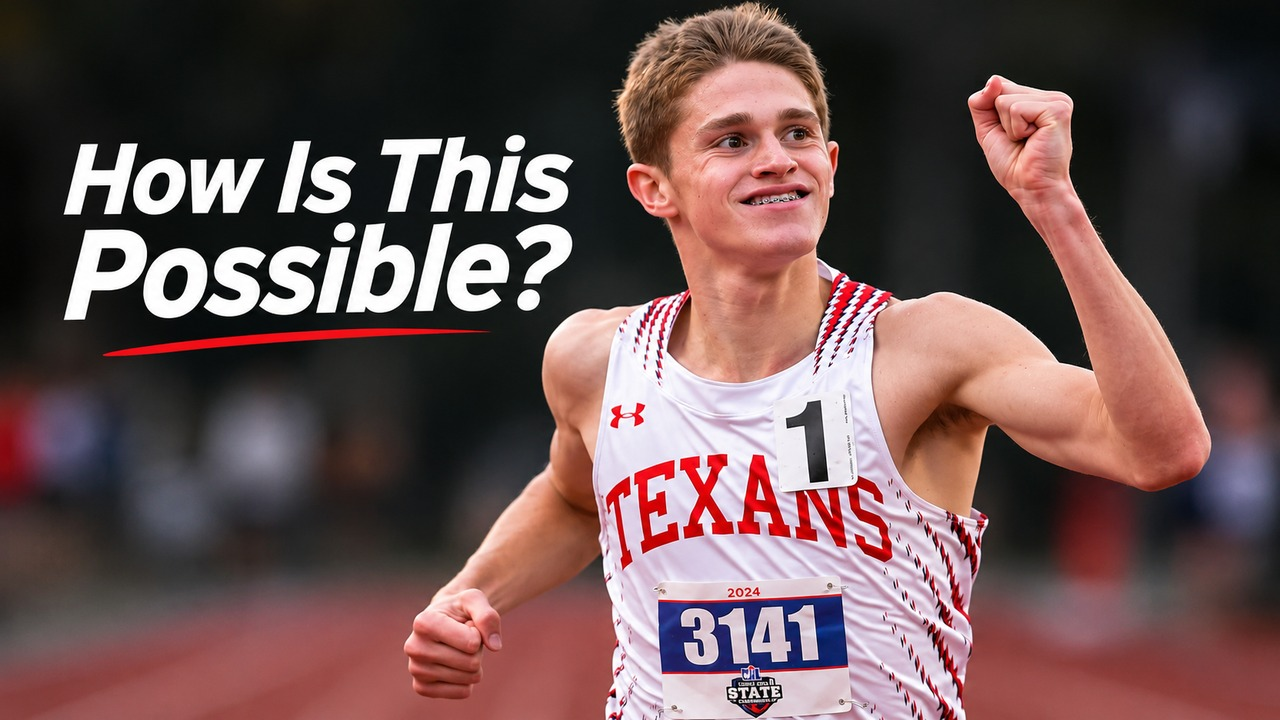
#> input picture projects/cooper-lutkenhaus/thumbnail_user_how_is_this_possible.jpg, 1280 x 720 px
$ python -i sf_gfx.py   (imports and definitions only)
#> lines starting #> are read from the running program, lines starting #| are printed output that depends on the picture
#> further down, picture is the input picture: PIL image 1280x720 RGB; mean R, G, B 105.8, 81.3, 80.9
"""JxmyHighroller-style graphics for the Shea Foster video: plain, clean, white.

Every function returns a full-frame 1920x1080 RGBA PIL image (cached by the caller).
- big(): a big white number/word with a small label, for use over darkened footage.
- doc(): a white "document" card with real quoted text and yellow highlights.
- lower(): a small plain lower third.
- comment(): a plain white comment bubble (no usernames).
- center(): centred white text.
- tag(): small corner label (e.g. ILLUSTRATION).
"""
from PIL import Image, ImageDraw, ImageFont, ImageFilter

W, H = 1920, 1080
FD = "/usr/share/fonts/opentype/inter/"


# [7 lines left out: function font, not called in this run]


def _shadow(img, r=16, a=170):
#> called with r = 16, a = 170
    al = img.split()[-1].filter(ImageFilter.GaussianBlur(r))
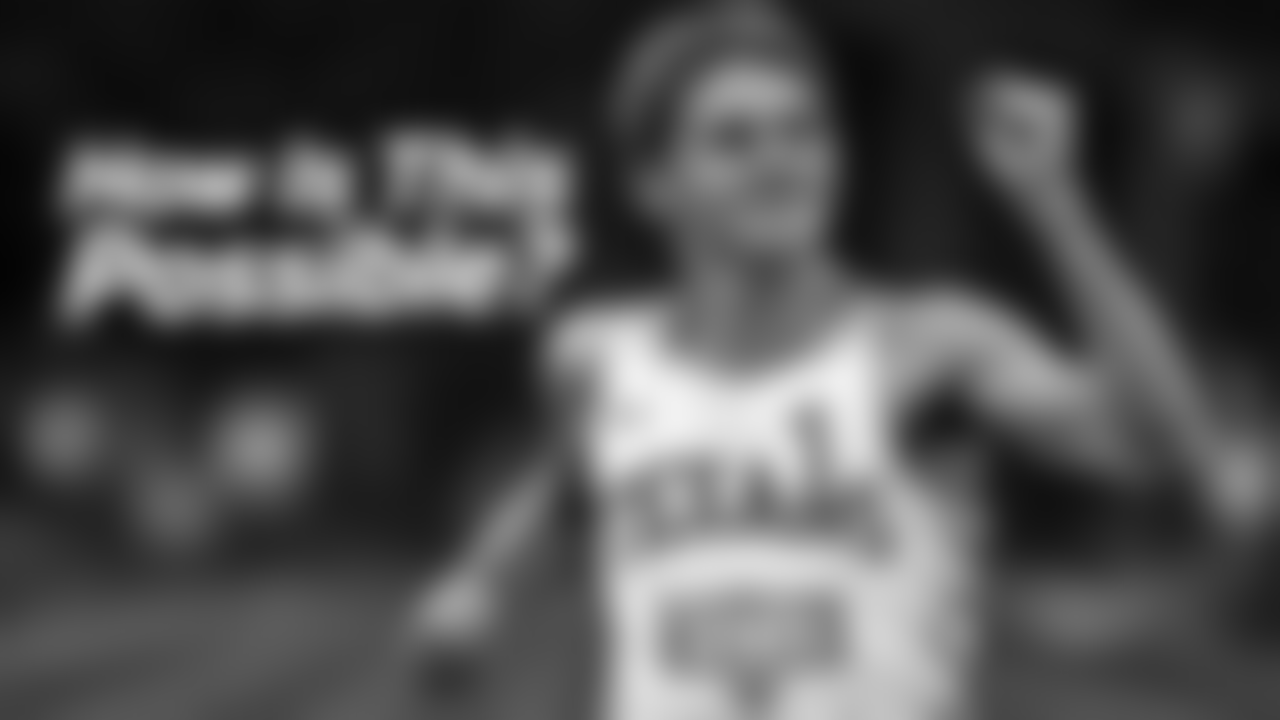
#> al: PIL image 1280x720 L; min 3, max 241, mean 80.8
    sh = Image.new("RGBA", img.size, (0, 0, 0, 0))
#> sh: PIL image 1280x720 RGBA; every value is 0
    sh.putalpha(al.point(lambda v: min(a, v)))
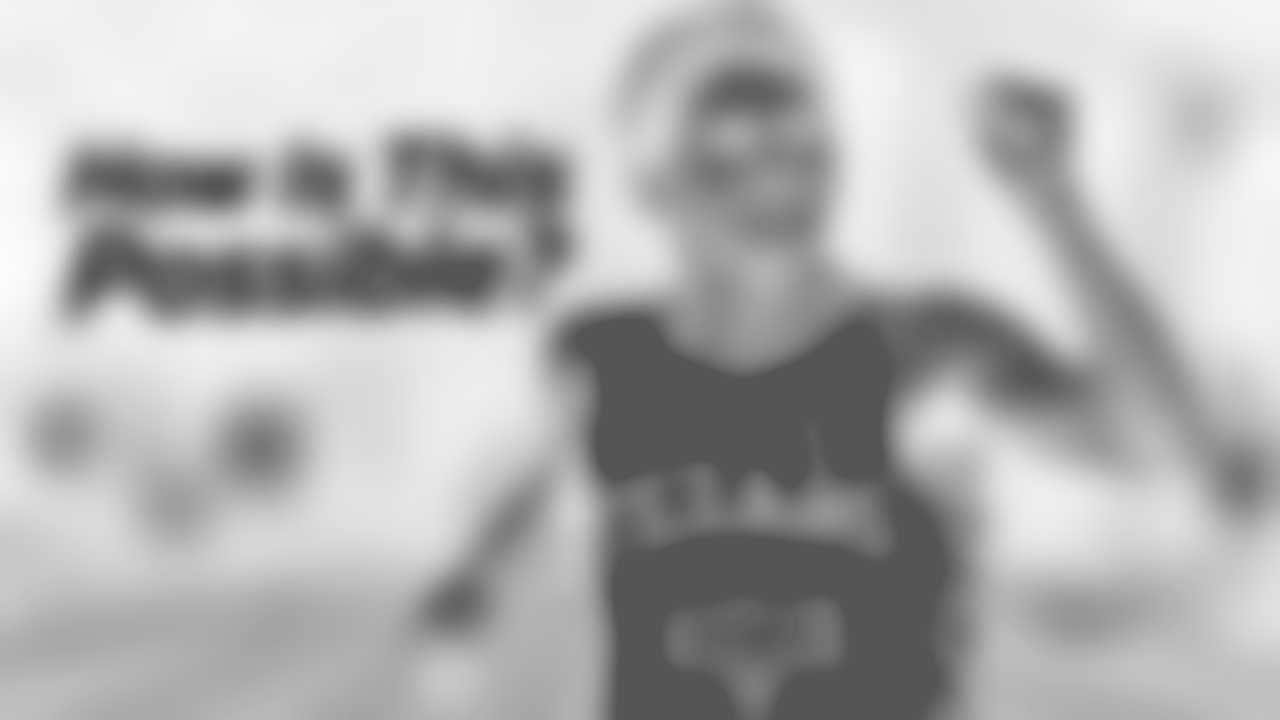
#> sh: PIL image 1280x720 RGBA; mean R, G, B, A 0, 0, 0, 78.4; transparent parts drawn white
    out = Image.new("RGBA", img.size, (0, 0, 0, 0))
    out.alpha_composite(sh, (0, 5))
#> (the run stopped early here; a loop or call above may not have finished)
